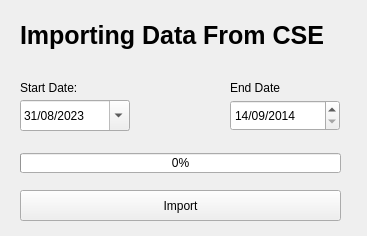
<?xml version="1.0" encoding="UTF-8"?>
<ui version="4.0">
 <class>Form</class>
 <widget class="QWidget" name="Form">
  <property name="geometry">
   <rect>
    <x>0</x>
    <y>0</y>
    <width>367</width>
    <height>236</height>
   </rect>
  </property>
  <property name="windowTitle">
   <string>Form</string>
  </property>
  <widget class="QDateEdit" name="startDateWidget">
   <property name="geometry">
    <rect>
     <x>20</x>
     <y>100</y>
     <width>110</width>
     <height>31</height>
    </rect>
   </property>
   <property name="minimumDateTime">
    <datetime>
     <hour>23</hour>
     <minute>59</minute>
     <second>59</second>
     <year>2023</year>
     <month>8</month>
     <day>31</day>
    </datetime>
   </property>
   <property name="maximumDate">
    <date>
     <year>2033</year>
     <month>8</month>
     <day>31</day>
    </date>
   </property>
   <property name="minimumDate">
    <date>
     <year>2023</year>
     <month>8</month>
     <day>31</day>
    </date>
   </property>
   <property name="displayFormat">
    <string>dd/MM/yyyy</string>
   </property>
   <property name="calendarPopup">
    <bool>true</bool>
   </property>
  </widget>
  <widget class="QLabel" name="label">
   <property name="geometry">
    <rect>
     <x>20</x>
     <y>80</y>
     <width>81</width>
     <height>16</height>
    </rect>
   </property>
   <property name="text">
    <string>Start Date:</string>
   </property>
  </widget>
  <widget class="QDateEdit" name="endDateWidget">
   <property name="geometry">
    <rect>
     <x>230</x>
     <y>100</y>
     <width>110</width>
     <height>31</height>
    </rect>
   </property>
   <property name="maximumDateTime">
    <datetime>
     <hour>0</hour>
     <minute>0</minute>
     <second>0</second>
     <year>2030</year>
     <month>9</month>
     <day>14</day>
    </datetime>
   </property>
   <property name="maximumDate">
    <date>
     <year>2030</year>
     <month>9</month>
     <day>14</day>
    </date>
   </property>
   <property name="minimumDate">
    <date>
     <year>2014</year>
     <month>9</month>
     <day>14</day>
    </date>
   </property>
   <property name="displayFormat">
    <string>dd/MM/yyyy</string>
   </property>
  </widget>
  <widget class="QLabel" name="label_2">
   <property name="geometry">
    <rect>
     <x>230</x>
     <y>80</y>
     <width>71</width>
     <height>16</height>
    </rect>
   </property>
   <property name="text">
    <string>End Date</string>
   </property>
  </widget>
  <widget class="QProgressBar" name="downloadingProgressBar">
   <property name="geometry">
    <rect>
     <x>20</x>
     <y>153</y>
     <width>321</width>
     <height>20</height>
    </rect>
   </property>
   <property name="value">
    <number>0</number>
   </property>
  </widget>
  <widget class="QLabel" name="label_3">
   <property name="geometry">
    <rect>
     <x>20</x>
     <y>10</y>
     <width>341</width>
     <height>51</height>
    </rect>
   </property>
   <property name="styleSheet">
    <string notr="true">font-size: 25px;
font-weight: bold;
text-decoration: none; /* Turn off the default black underline */
border-bottom: 2px solid lightgreen; /* Create the custom underline */</string>
   </property>
   <property name="text">
    <string>Importing Data From CSE</string>
   </property>
  </widget>
  <widget class="QPushButton" name="importDataBtn">
   <property name="geometry">
    <rect>
     <x>20</x>
     <y>190</y>
     <width>321</width>
     <height>31</height>
    </rect>
   </property>
   <property name="text">
    <string>Import</string>
   </property>
  </widget>
 </widget>
 <resources/>
 <connections/>
</ui>
